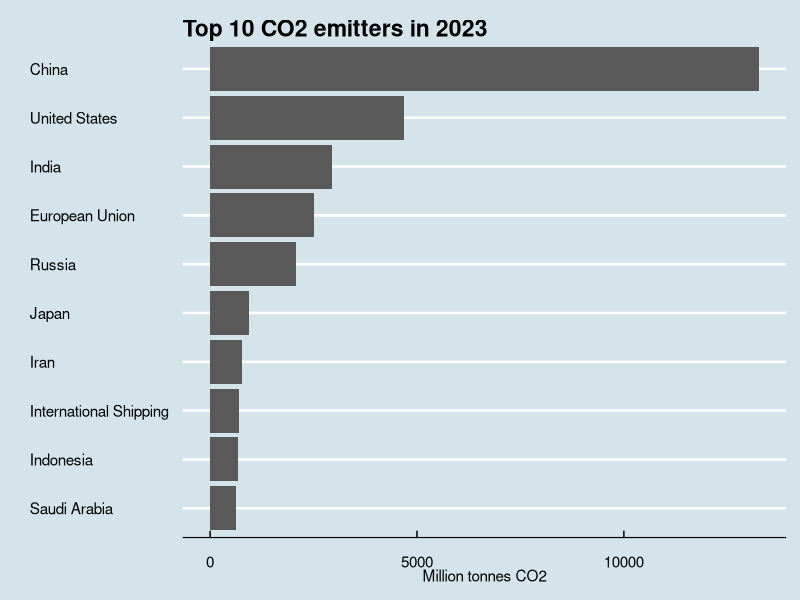

Source code (R): (Note: this script raises an error after producing the figure.)
library(tidyverse)
library(ggrepel)

co2_clean <- read_csv("data/co2_clean.csv")
co2_population <- read_csv("data/co2_population.csv")


library(ggrepel)
library(ggthemes)
co2_clean <- read_csv("data/co2_clean.csv")

top10_23 <- co2_clean |>
  arrange(desc(emissions_2023)) |>
  slice(1:10)

top10_plot_23 <- ggplot(top10_23, aes(
  x = reorder(country, emissions_2023),
  y = emissions_2023
)) +
  geom_col() +
  coord_flip() +
  labs(
    title = "Top 10 CO2 emitters in 2023",
    x = "",
    y = "Million tonnes CO2"
  ) +
  theme_economist()

top10_plot_23

ggsave("figs/top10_emitters23.png", top10_plot, width = 8, height = 5)

top10_00 <- co2_clean |>
  arrange(desc(emissions_2000)) |>
  slice(1:10)

top10_plot_00 <- ggplot(top10_00, aes(
  x = reorder(country, emissions_2000),
  y = emissions_2000
)) +
  geom_col() +
  coord_flip() +
  labs(
    title = "Top 10 CO2 emitters in 2000",
    x = "",
    y = "Million tonnes CO2"
  ) +
  theme_economist()

top10_plot_00

ggsave("figs/top10_emitters00.png", top10_plot, width = 8, height = 5)

top10_countries_2023 <- co2_clean |>
  arrange(desc(emissions_2023)) |>
  slice(1:10) |>
  pull(country)

top10_2023_total <- co2_clean |>
  filter(country %in% top10_countries_2023) |>
  mutate(country = factor(country, levels = rev(top10_countries_2023))) |>
  select(country, emissions_2000, emissions_2023) |>
  pivot_longer(
    cols = c(emissions_2000, emissions_2023),
    names_to = "year",
    values_to = "emissions"
  ) |>
  mutate(
    year = recode(
      year,
      emissions_2000 = "2000",
      emissions_2023 = "2023"
    )
  )

ggplot(top10_2023_total, aes(
  x = country,
  y = emissions,
  fill = year
)) +
  geom_col(position = "dodge") +
  coord_flip() +
  labs(
    title = "Top 10 CO2 emitters in 2023",
    subtitle = "Emissions in 2000 and 2023",
    x = "",
    y = "Million tonnes CO2",
    fill = "Year"
  ) +
  theme_minimal()

ggsave("figs/top10_emitters00-23.png", top10_plot, width = 8, height = 5)


#Per capita

top10_pc_2023 <- co2_population |>
  arrange(desc(co2_per_capita_2023)) |>
  slice(1:10)

ggplot(top10_pc_2023, aes(
  x = reorder(country, co2_per_capita_2023),
  y = co2_per_capita_2023
)) +
  geom_col() +
  coord_flip() +
  labs(
    title = "Top 10 CO2 emissions per capita in 2023",
    x = "",
    y = "Tonnes CO2 per person"
  ) +
  theme_minimal()

top10_pc_2000 <- co2_population |>
  arrange(desc(co2_per_capita_2000)) |>
  slice(1:10)

ggplot(top10_pc_2000, aes(
  x = reorder(country, co2_per_capita_2000),
  y = co2_per_capita_2000
)) +
  geom_col() +
  coord_flip() +
  labs(
    title = "Top 10 CO2 emissions per capita in 2000",
    x = "",
    y = "Tonnes CO2 per person"
  ) +
  theme_minimal()

top10_pc_countries_2023 <- co2_population |>
  arrange(desc(co2_per_capita_2023)) |>
  slice(1:10) |>
  pull(country)

top10_pc_both_years <- co2_population |>
  filter(country %in% top10_pc_countries_2023) |>
  mutate(country = factor(country, levels = rev(top10_pc_countries_2023))) |>
  select(country, co2_per_capita_2000, co2_per_capita_2023) |>
  pivot_longer(
    cols = c(co2_per_capita_2000, co2_per_capita_2023),
    names_to = "year",
    values_to = "co2_per_capita"
  ) |>
  mutate(
    year = recode(
      year,
      co2_per_capita_2000 = "2000",
      co2_per_capita_2023 = "2023"
    )
  )

ggplot(top10_pc_both_years, aes(
  x = country,
  y = co2_per_capita,
  fill = year
)) +
  geom_col(position = "dodge") +
  coord_flip() +
  labs(
    title = "Top 10 CO2 emissions per capita in 2023",
    subtitle = "Per capita emissions in 2000 and 2023",
    x = "",
    y = "Tonnes CO2 per person",
    fill = "Year"
  ) +
  theme_minimal()

# 2000 sammenlignet med 2023, farvekodet i fht. regioner samlet.

library(ggrepel)

emissions_scatter <- ggplot(co2_diff, aes(
  x = emissions_2000,
  y = emissions_2023,
  color = region
)) +
  geom_point(alpha = 0.7) +
  geom_abline(
    slope = 1,
    intercept = 0,
    linetype = "dashed"
  ) +
  geom_text_repel(
    data = top_abs_change,
    aes(label = country),
    size = 3,
    show.legend = FALSE
  ) +
  labs(
    title = "CO2 emissions: 2000 vs 2023",
    subtitle = "Countries with largest absolute changes labeled",
    x = "Emissions in 2000",
    y = "Emissions in 2023",
    color = "Region"
  ) +
  theme_minimal()

emissions_scatter

# Sammenligning af 2000 og 2023 per capita 

percap_scatter <- ggplot(pc_diff, aes(
  x = co2_per_capita_2000,
  y = co2_per_capita_2023,
  color = region
)) +
  geom_point(alpha = 0.7) +
  geom_abline(
    slope = 1,
    intercept = 0,
    linetype = "dashed"
  ) +
  geom_text_repel(
    data = top_abs_pc_change,
    aes(label = country),
    size = 3,
    show.legend = FALSE
  ) +
  labs(
    title = "CO2 emissions per capita: 2000 vs 2023",
    subtitle = "Countries with largest absolute per capita changes labeled",
    x = "Tonnes CO2 per person in 2000",
    y = "Tonnes CO2 per person in 2023",
    color = "Region"
  ) +
  theme_minimal()

percap_scatter

ggsave(
  "figs/emissions_scatter.png",
  plot = emissions_scatter,
  width = 10,
  height = 7
)

ggsave(
  "figs/percap_scatter.png",
  plot = percap_scatter,
  width = 10,
  height = 7
)

ggsave(
  "figs/emissions_scatter.pdf",
  plot = emissions_scatter,
  width = 10,
  height = 7
)

pdf("figs/co2_analysis_2000_2023.pdf",
    width = 10,
    height = 7)
emissions_scatter
percap_scatter

dev.off()


# logaritmiske akser
emissions_scatter_log <- ggplot(co2_diff, aes(
  x = emissions_2000,
  y = emissions_2023,
  color = region
)) +
  geom_point(alpha = 0.7) +
  
  geom_abline(
    slope = 1,
    intercept = 0,
    linetype = "dashed"
  ) +
  
  geom_text_repel(
    data = top_abs_change,
    aes(label = country),
    size = 3,
    show.legend = FALSE
  ) +
  
  scale_x_log10() +
  scale_y_log10() +
  
  labs(
    title = "CO2 emissions: 2000 vs 2023 (log scale)",
    subtitle = "Countries with largest absolute changes labeled",
    x = "Emissions in 2000 (log scale)",
    y = "Emissions in 2023 (log scale)",
    color = "Region"
  ) +
  
  theme_minimal()

emissions_scatter_log

percap_scatter_log <- ggplot(pc_diff, aes(
  x = co2_per_capita_2000,
  y = co2_per_capita_2023,
  color = region
)) +
  geom_point(alpha = 0.7) +
  
  geom_abline(
    slope = 1,
    intercept = 0,
    linetype = "dashed"
  ) +
  
  geom_text_repel(
    data = top_abs_pc_change,
    aes(label = country),
    size = 3,
    show.legend = FALSE
  ) +
  
  scale_x_log10() +
  scale_y_log10() +
  
  labs(
    title = "CO2 emissions per capita: 2000 vs 2023 (log scale)",
    subtitle = "Countries with largest absolute per capita changes labeled",
    x = "CO2 per capita in 2000 (log scale)",
    y = "CO2 per capita in 2023 (log scale)",
    color = "Region"
  ) +
  
  theme_minimal()



percap_scatter_log <- ggplot(pc_diff, aes(
  x = co2_per_capita_2000,
  y = co2_per_capita_2023,
  color = region
)) +
  geom_point(alpha = 0.7) +
  
  geom_abline(
    slope = 1,
    intercept = 0,
    linetype = "dashed"
  ) +
  
  geom_text_repel(
    data = top_abs_pc_change,
    aes(label = country),
    size = 3,
    show.legend = FALSE
  ) +
  
  scale_x_log10() +
  scale_y_log10() +
  
  labs(
    title = "CO2 emissions per capita: 2000 vs 2023 (log scale)",
    subtitle = "Countries with largest absolute per capita changes labeled",
    x = "CO2 per capita in 2000 (log scale)",
    y = "CO2 per capita in 2023 (log scale)",
    color = "Region"
  ) +
  
  theme_minimal()

percap_scatter_log

#regional total udledning
regional_scatter <- ggplot(co2_diff, aes(
  x = emissions_2000,
  y = emissions_2023,
  color = region
)) +
  geom_point(alpha = 0.7) +
  
  geom_abline(
    slope = 1,
    intercept = 0,
    linetype = "dashed"
  ) +
  
  scale_x_log10() +
  scale_y_log10() +
  
  facet_wrap(~ region) +
  
  labs(
    title = "CO2 emissions by region: 2000 vs 2023",
    subtitle = "Log scales with 45-degree reference line",
    x = "Emissions in 2000",
    y = "Emissions in 2023"
  ) +
  
  theme_minimal()

regional_scatter

#Regional per capita
regional_percap <- ggplot(pc_diff, aes(
  x = co2_per_capita_2000,
  y = co2_per_capita_2023,
  color = region
)) +
  geom_point(alpha = 0.7) +
  
  geom_abline(
    slope = 1,
    intercept = 0,
    linetype = "dashed"
  ) +
  
  scale_x_log10() +
  scale_y_log10() +
  
  facet_wrap(~ region) +
  
  labs(
    title = "CO2 emissions per capita by region",
    subtitle = "2000 vs 2023 (log scale)",
    x = "Per capita emissions in 2000",
    y = "Per capita emissions in 2023"
  ) +
  
  theme_minimal()

regional_percap

#The west vs Rest, total
west <- c(
  "United States",
  "Canada",
  "United Kingdom",
  "Germany",
  "France",
  "Japan",
  "Australia"
)
co2_clean <- co2_clean |>
  mutate(
    west_vs_rest = if_else(
      country %in% west,
      "West",
      "Rest"
    )
  )
co2_clean |>
  group_by(west_vs_rest) |>
  summarise(
    total_emissions = sum(emissions_2023, na.rm = TRUE)
  )
co2_clean |>
  group_by(west_vs_rest) |>
  summarise(
    total_emissions = sum(emissions_2000, na.rm = TRUE)
  )


west_change <- co2_clean |>
  group_by(west_vs_rest) |>
  summarise(
    emissions_2000 = sum(emissions_2000, na.rm = TRUE),
    emissions_2023 = sum(emissions_2023, na.rm = TRUE)
  ) |>
  mutate(
    absolute_change = emissions_2023 - emissions_2000,
    pct_change = absolute_change / emissions_2000 * 100
  )

west_change

west_change_long <- west_change |>
  pivot_longer(
    cols = c(emissions_2000, emissions_2023),
    names_to = "year",
    values_to = "emissions"
  ) |>
  mutate(
    year = recode(
      year,
      emissions_2000 = "2000",
      emissions_2023 = "2023"
    )
  )

west_rest_long <- west_change |>
  pivot_longer(
    cols = c(emissions_2000, emissions_2023),
    names_to = "year",
    values_to = "emissions"
  )

ggplot(west_rest_long,
       aes(
         x = west_vs_rest,
         y = emissions,
         fill = year
       )) +
  geom_col(position = "dodge") +
  labs(
    title = "West vs Rest: CO2 emissions",
    y = "Million tonnes CO2",
    x = ""
  ) +
  theme_minimal()

#Samlet ændring
ggplot(west_change, aes(
  x = west_vs_rest,
  y = absolute_change
)) +
  geom_col() +
  labs(
    title = "Change in CO2 emissions from 2000 to 2023",
    subtitle = "West vs Rest",
    x = "",
    y = "Change in million tonnes CO2"
  ) +
  theme_minimal()


#West vs Rest per capita

# West vs Rest per capita

co2_population <- co2_population |>
  mutate(
    west_vs_rest = if_else(
      country %in% west,
      "West",
      "Rest"
    )
  )

west_pc <- co2_population |>
  group_by(west_vs_rest) |>
  summarise(
    emissions_2000 = sum(emissions_2000, na.rm = TRUE),
    emissions_2023 = sum(emissions_2023, na.rm = TRUE),
    population_2000 = sum(population_2000, na.rm = TRUE),
    population_2023 = sum(population_2023, na.rm = TRUE)
  ) |>
  mutate(
    co2_per_capita_2000 = emissions_2000 * 1000000 / population_2000,
    co2_per_capita_2023 = emissions_2023 * 1000000 / population_2023
  )

west_pc

west_pc_long <- west_pc |>
  select(west_vs_rest, co2_per_capita_2000, co2_per_capita_2023) |>
  pivot_longer(
    cols = c(co2_per_capita_2000, co2_per_capita_2023),
    names_to = "year",
    values_to = "co2_per_capita"
  ) |>
  mutate(
    year = recode(
      year,
      co2_per_capita_2000 = "2000",
      co2_per_capita_2023 = "2023"
    )
  )

west_pc_plot <- ggplot(west_pc_long, aes(
  x = west_vs_rest,
  y = co2_per_capita,
  fill = year
)) +
  geom_col(position = "dodge") +
  labs(
    title = "CO2 emissions per capita",
    subtitle = "West vs Rest, 2000 and 2023",
    x = "",
    y = "Tonnes CO2 per person",
    fill = "Year"
  ) +
  theme_minimal()

west_pc_plot

ggplot(west_pc, aes(
  x = west_vs_rest,
  y = co2_per_capita_2023
)) +
  geom_col() +
  labs(
    title = "CO2 emissions per capita",
    subtitle = "West vs Rest, 2023",
    x = "",
    y = "Tonnes CO2 per person"
  ) +
  theme_minimal()
